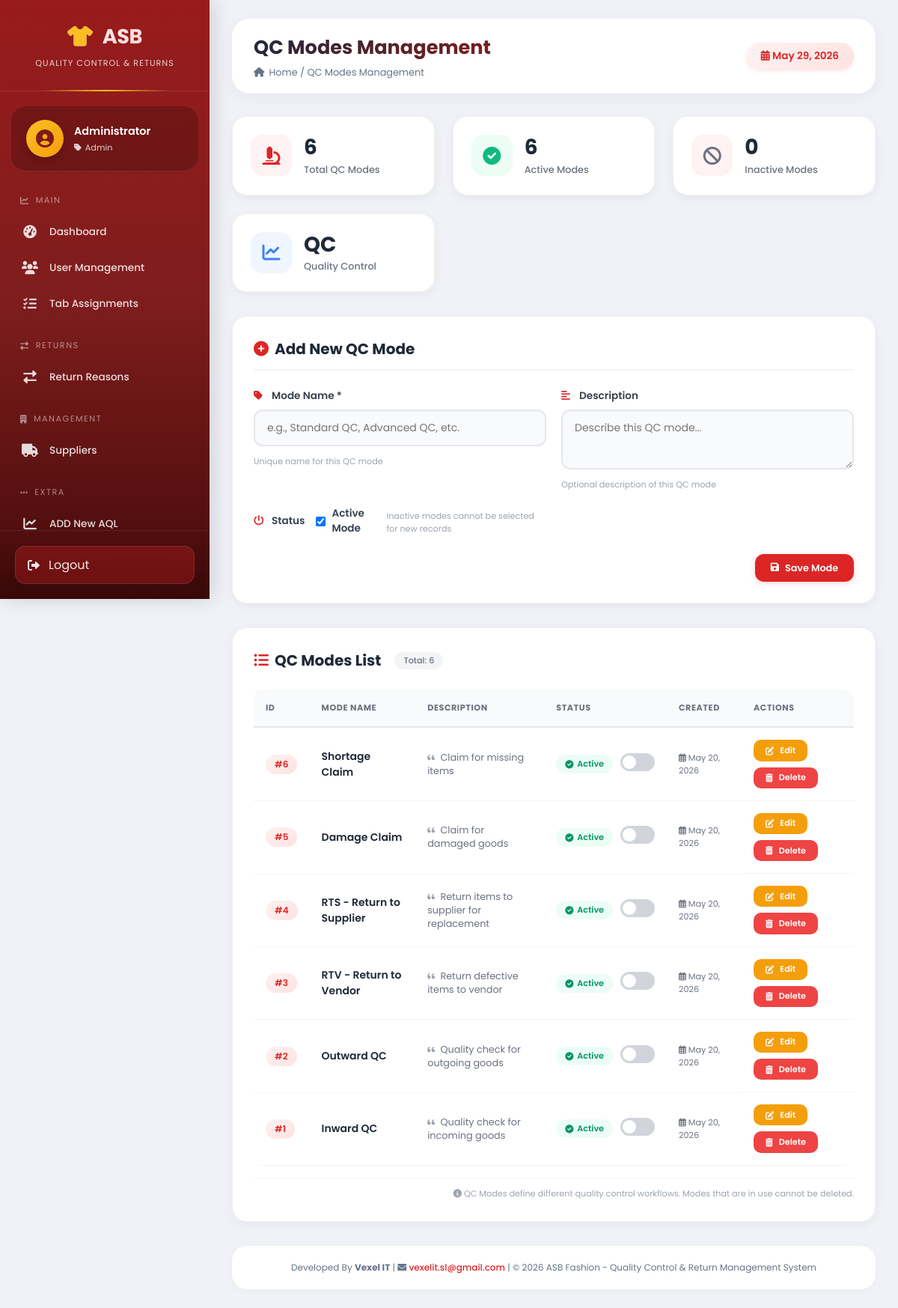
Page /qc_modes.php (signed in) on the committed database.
### tables this page shows
CREATE TABLE `master_tabs` (
  `tab_id` int(11) NOT NULL,
  `tab_name` varchar(100) NOT NULL,
  `show_name` varchar(100) NOT NULL,
  `description` text DEFAULT NULL,
  `tab_url` varchar(255) NOT NULL,
  `tab_icon` varchar(50) DEFAULT 'fas fa-link',
  `sort_order` int(11) DEFAULT 0,
  `is_active` tinyint(1) DEFAULT 1,
  `created_at` timestamp NOT NULL DEFAULT current_timestamp()
);

CREATE TABLE `qc_modes` (
  `mode_id` int(11) NOT NULL,
  `mode_name` varchar(50) NOT NULL,
  `description` text DEFAULT NULL,
  `is_active` tinyint(1) DEFAULT 1,
  `created_at` timestamp NOT NULL DEFAULT current_timestamp()
);

### config/database.php (called while the page is built, shortened)
<?php
function isLoggedIn() {
    return isset($_SESSION['user_id']) && !empty($_SESSION['user_id']);
}
function getUserTabs($pdo) {
    try {
        $role = $_SESSION['role'] ?? 'user';
        if ($role === 'admin') {
            $stmt = $pdo->prepare("SELECT * FROM master_tabs WHERE is_active = 1 ORDER BY sort_order");
            $stmt->execute();
            return $stmt->fetchAll();
        }
    } catch (PDOException $e) {
        error_log("Error fetching user tabs: " . $e->getMessage());
        return [];
    }
}
?>

### qc_modes.php (the view, shortened to what this page needs)
<?php
require_once 'config/database.php';
$page_title = 'QC Modes Management';
$allowed_tabs = getUserTabs($pdo);
$modes = [];
try {
    $stmt = $pdo->query("SELECT * FROM qc_modes ORDER BY mode_id DESC");
    $modes = $stmt->fetchAll(PDO::FETCH_ASSOC);
} catch (PDOException $e) {
    $message = "Error fetching modes: " . $e->getMessage();
    $messageType = "error";
}
$editMode = null;
$total_modes = count($modes);
$active_modes = 0;
$inactive_modes = 0;
foreach ($modes as $mode) {
    if ($mode['is_active'] == 1) {
        $active_modes++;
    } else {
        $inactive_modes++;
    }
}
include 'includes/header.php';
?>
<div class="modes-container">
    <div class="stats-grid">
        <div class="stat-card">
            <div class="stat-icon" style="background: #fef2f2; color: #dc2626;">
                <i class="fas fa-microscope"></i>
            </div>
            <div class="stat-info">
                <h3><?php echo $total_modes; ?></h3>
                <p>Total QC Modes</p>
            </div>
        </div>
        <div class="stat-card">
            <div class="stat-icon" style="background: #ecfdf5; color: #10b981;">
                <i class="fas fa-check-circle"></i>
            </div>
            <div class="stat-info">
                <h3><?php echo $active_modes; ?></h3>
                <p>Active Modes</p>
            </div>
        </div>
        <div class="stat-card">
            <div class="stat-icon" style="background: #fef2f2; color: #6b7280;">
                <i class="fas fa-ban"></i>
            </div>
            <div class="stat-info">
                <h3><?php echo $inactive_modes; ?></h3>
                <p>Inactive Modes</p>
            </div>
        </div>
        <div class="stat-card">
            <div class="stat-icon" style="background: #eff6ff; color: #3b82f6;">
                <i class="fas fa-chart-line"></i>
            </div>
            <div class="stat-info">
                <h3>QC</h3>
                <p>Quality Control</p>
            </div>
        </div>
    </div>
    <div class="form-card">
        <h2>
            <?php if ($editMode): ?>
                <i class="fas fa-edit"></i> Edit QC Mode
            <?php else: ?>
                <i class="fas fa-plus-circle"></i> Add New QC Mode
            <?php endif; ?>
        </h2>
        <form method="POST" action="">
            <div class="form-grid">
                <div class="input-group">
                    <label><i class="fas fa-tag"></i> Mode Name *</label>
                    <input type="text" name="mode_name" required
                           value="<?php echo $editMode ? htmlspecialchars($editMode['mode_name']) : ''; ?>"
                           placeholder="e.g., Standard QC, Advanced QC, etc.">
                    <small>Unique name for this QC mode</small>
                </div>
                <div class="input-group">
                    <label><i class="fas fa-align-left"></i> Description</label>
                    <textarea name="description" placeholder="Describe this QC mode..."><?php echo $editMode ? htmlspecialchars($editMode['description']) : ''; ?></textarea>
                    <small>Optional description of this QC mode</small>
                </div>
                <div class="input-group checkbox-group">
                    <label><i class="fas fa-power-off"></i> Status</label>
                    <label style="display: flex; align-items: center; gap: 8px; cursor: pointer;">
                        <input type="checkbox" name="is_active" value="1"
                               <?php echo ($editMode && $editMode['is_active'] == 1) ? 'checked' : (!$editMode ? 'checked' : ''); ?>>
                        <span>Active Mode</span>
                    </label>
                    <small>Inactive modes cannot be selected for new records</small>
                </div>
            </div>
            <div style="display: flex; gap: 12px; justify-content: flex-end; margin-top: 1.5rem;">
                <?php if ($editMode): ?>
                    <button type="submit" class="btn btn-primary"><i class="fas fa-save"></i> Update Mode</button>
                    <a href="qc_modes.php" class="btn btn-secondary"><i class="fas fa-times"></i> Cancel Edit</a>
                <?php else: ?>
                    <button type="submit" class="btn btn-primary"><i class="fas fa-save"></i> Save Mode</button>
                <?php endif; ?>
            </div>
        </form>
    </div>
    <div class="table-card">
        <h2>
            <i class="fas fa-list-ul"></i> QC Modes List
            <span style="font-size: 0.7rem; font-weight: 500; background: #f3f4f6; padding: 3px 12px; border-radius: 30px; color: #6b7280; margin-left: 10px;">
                Total: <?php echo $total_modes; ?>
            </span>
        </h2>
        <div class="table-wrapper">
            <table>
                <thead>
                    <tr>
                        <th width="60">ID</th>
                        <th>Mode Name</th>
                        <th>Description</th>
                        <th width="100">Status</th>
                        <th width="100">Created</th>
                        <th width="150">Actions</th>
                    </tr>
                </thead>
                <tbody>
                    <?php if (count($modes) > 0): ?>
                        <?php foreach ($modes as $mode): ?>
                            <tr>
                                <td><span class="id-badge">#<?php echo $mode['mode_id']; ?></span></td>
                                <td>
                                    <div style="font-weight: 600; color: #1f2937;"><?php echo htmlspecialchars($mode['mode_name']); ?></div>
                                </td>
                                <td class="mode-description">
                                    <?php if ($mode['description']): ?>
                                        <i class="fas fa-quote-left" style="color: #9ca3af; margin-right: 4px; font-size: 0.7rem;"></i>
                                        <?php echo htmlspecialchars(substr($mode['description'], 0, 60)) . (strlen($mode['description'] ?? '') > 60 ? '...' : ''); ?>
                                    <?php else: ?>
                                        <span style="color: #9ca3af;">—</span>
                                    <?php endif; ?>
                                </td>
                                <td>
                                    <div style="display: flex; align-items: center; gap: 10px;">
                                        <?php if ($mode['is_active'] == 1): ?>
                                            <span class="status-badge status-active">
                                                <i class="fas fa-check-circle"></i> Active
                                            </span>
                                        <?php else: ?>
                                            <span class="status-badge status-inactive">
                                                <i class="fas fa-ban"></i> Inactive
                                            </span>
                                        <?php endif; ?>
                                        <form method="POST" style="display: inline;">
                                            <label class="toggle-switch">
                                                <span class="toggle-slider" onclick="this.parentElement.querySelector('input').click();"></span>
                                            </label>
                                        </form>
                                    </div>
                                </td>
                                <td style="font-size: 0.7rem; color: #6b7280;">
                                    <i class="far fa-calendar-alt"></i> <?php echo date('M d, Y', strtotime($mode['created_at'])); ?>
                                </td>
                                <td class="action-buttons">
                                    <a href="?edit_id=<?php echo $mode['mode_id']; ?>" class="btn btn-warning btn-sm">
                                        <i class="fas fa-edit"></i> Edit
                                    </a>
                                    <form method="POST" action="" onsubmit="return confirm('⚠️ Delete QC Mode \'<?php echo htmlspecialchars(addslashes($mode['mode_name'])); ?>\'? This action cannot be undone.');" style="display:inline;">
                                        <button type="submit" class="btn btn-danger btn-sm">
                                            <i class="fas fa-trash-alt"></i> Delete
                                        </button>
                                    </form>
                                </td>
                            </tr>
                        <?php endforeach; ?>
                    <?php endif; ?>
                </tbody>
            </table>
        </div>
        <div class="note" style="margin-top: 1rem; text-align: right; border-top: 1px solid #f3f4f6; padding-top: 0.75rem; font-size: 0.7rem; color: #9ca3af;">
            <i class="fas fa-info-circle"></i>
            QC Modes define different quality control workflows. Modes that are in use cannot be deleted.
        </div>
    </div>
</div>
<?php include 'includes/footer.php'; ?>

### includes/header.php (shortened to what this page needs)
<?php
$user_tabs = getUserTabs($pdo);
?>
<!DOCTYPE html>
<html lang="en">
<head>
    <link rel="stylesheet" href="https://cdnjs.cloudflare.com/ajax/libs/font-awesome/6.0.0-beta3/css/all.min.css">
</head>
<body>
<div class="dashboard-container">
    <aside class="sidebar" id="sidebar">
        <div class="sidebar-header">
            <h2><i class="fas fa-tshirt"></i> ASB</h2>
            <p>QUALITY CONTROL & RETURNS</p>
        </div>
        <div class="user-profile">
            <div class="user-avatar">
                <i class="fas fa-user-circle"></i>
            </div>
            <div class="user-info">
                <h4><?php echo htmlspecialchars($_SESSION['full_name'] ?? 'Guest'); ?></h4>
                <p><i class="fas fa-tag"></i> <?php echo ucfirst($_SESSION['role'] ?? 'Guest'); ?></p>
            </div>
        </div>
        <nav class="sidebar-nav">
            <?php
            $tabGroups = [
                'MAIN' => [
                    'icon' => 'fa-chart-line',
                    'tabs' => ['dashboard', 'users', 'tab_assignments']
                ],
                'QUALITY CONTROL' => [
                    'icon' => 'fa-microscope',
                    'tabs' => ['qc_modes', 'aql', 'inspections']
                ],
                'RETURNS' => [
                    'icon' => 'fa-exchange-alt',
                    'tabs' => ['return_reasons', 'returns']
                ],
                'MANAGEMENT' => [
                    'icon' => 'fa-building',
                    'tabs' => ['suppliers', 'products', 'categories']
                ]
            ];
            $current_page = basename($_SERVER['PHP_SELF']);
            function renderNavItems($tabs, $current_page, $user_tabs) {
                foreach ($user_tabs as $tab):
                    if (in_array($tab['tab_name'], $tabs)):
                        $active = ($current_page == $tab['tab_url']) ? 'active' : '';
            ?>
                        <a href="<?php echo $tab['tab_url']; ?>" class="nav-item <?php echo $active; ?>">
                            <i class="<?php echo $tab['tab_icon']; ?>"></i>
                            <span><?php echo htmlspecialchars($tab['show_name']); ?></span>
                        </a>
            <?php
                    endif;
                endforeach;
            }
            foreach ($tabGroups as $sectionName => $section):
                $hasTabs = false;
                foreach ($user_tabs as $tab) {
                    if (in_array($tab['tab_name'], $section['tabs'])) {
                        $hasTabs = true;
                        break;
                    }
                }
                if ($hasTabs):
            ?>
                <div class="nav-section">
                    <div class="nav-section-title">
                        <i class="fas <?php echo $section['icon']; ?>"></i>
                        <?php echo $sectionName; ?>
                    </div>
                    <?php renderNavItems($section['tabs'], $current_page, $user_tabs); ?>
                </div>
            <?php
                endif;
            endforeach;
            $allGroupedTabs = [];
            foreach ($tabGroups as $group) {
                $allGroupedTabs = array_merge($allGroupedTabs, $group['tabs']);
            }
            $other_tabs = array_filter($user_tabs, function($tab) use ($allGroupedTabs) {
                return !in_array($tab['tab_name'], $allGroupedTabs);
            });
            if (!empty($other_tabs)):
            ?>
            <div class="nav-section">
                <div class="nav-section-title">
                    <i class="fas fa-ellipsis-h"></i>
                    EXTRA
                </div>
                <?php foreach ($other_tabs as $tab):
                    $active = ($current_page == $tab['tab_url']) ? 'active' : '';
                ?>
                    <a href="<?php echo $tab['tab_url']; ?>" class="nav-item <?php echo $active; ?>">
                        <i class="<?php echo $tab['tab_icon']; ?>"></i>
                        <span><?php echo htmlspecialchars($tab['show_name']); ?></span>
                    </a>
                <?php endforeach; ?>
            </div>
            <?php endif; ?>
        </nav>
        <div class="sidebar-footer">
            <a href="logout.php" class="logout-btn">
                <i class="fas fa-sign-out-alt"></i>
                <span>Logout</span>
            </a>
        </div>
    </aside>
    <main class="main-content">
        <div class="top-bar">
            <div class="page-title">
                <h1><?php echo $page_title ?? 'Dashboard'; ?></h1>
                <p><i class="fas fa-home"></i> Home / <?php echo $page_title ?? 'Dashboard'; ?></p>
            </div>
            <div class="date-badge">
                <i class="fas fa-calendar-alt"></i> <?php echo date('F j, Y'); ?>
            </div>
        </div>

### rows in the picture
master_tabs: tab_name "dashboard" (drawn), show_name "Dashboard"
master_tabs: show_name "User Management"
master_tabs: show_name "Tab Assignments"
master_tabs: tab_name "return_reasons" (drawn), show_name "Return Reasons"
master_tabs: tab_name "suppliers" (drawn), show_name "Suppliers"
master_tabs: show_name "ADD New AQL"
qc_modes: mode_id "6", mode_name "Shortage Claim", description "Claim for missing items", is_active 1 (drawn), created_at "May 20, 2026"
qc_modes: mode_id "5", mode_name "Damage Claim", description "Claim for damaged goods", is_active 1 (drawn), created_at "May 20, 2026"
qc_modes: mode_id "4", mode_name "RTS - Return to Supplier", description "Return items to supplier for replacement", is_active 1 (drawn), created_at "May 20, 2026"
qc_modes: mode_id "3", mode_name "RTV - Return to Vendor", description "Return defective items to vendor", is_active 1 (drawn), created_at "May 20, 2026"
qc_modes: mode_id "2", mode_name "Outward QC", description "Quality check for outgoing goods", is_active 1 (drawn), created_at "May 20, 2026"
qc_modes: mode_id "1", mode_name "Inward QC", description "Quality check for incoming goods", is_active 1 (drawn), created_at "May 20, 2026"

### other values in the picture
$_SESSION['full_name'] "Administrator"
$_SESSION['role'] "Admin"
$sectionName "MAIN"
$sectionName "RETURNS"
$sectionName "MANAGEMENT"
$page_title "QC Modes Management"
$total_modes "6"
$active_modes "6"
$inactive_modes "0"
